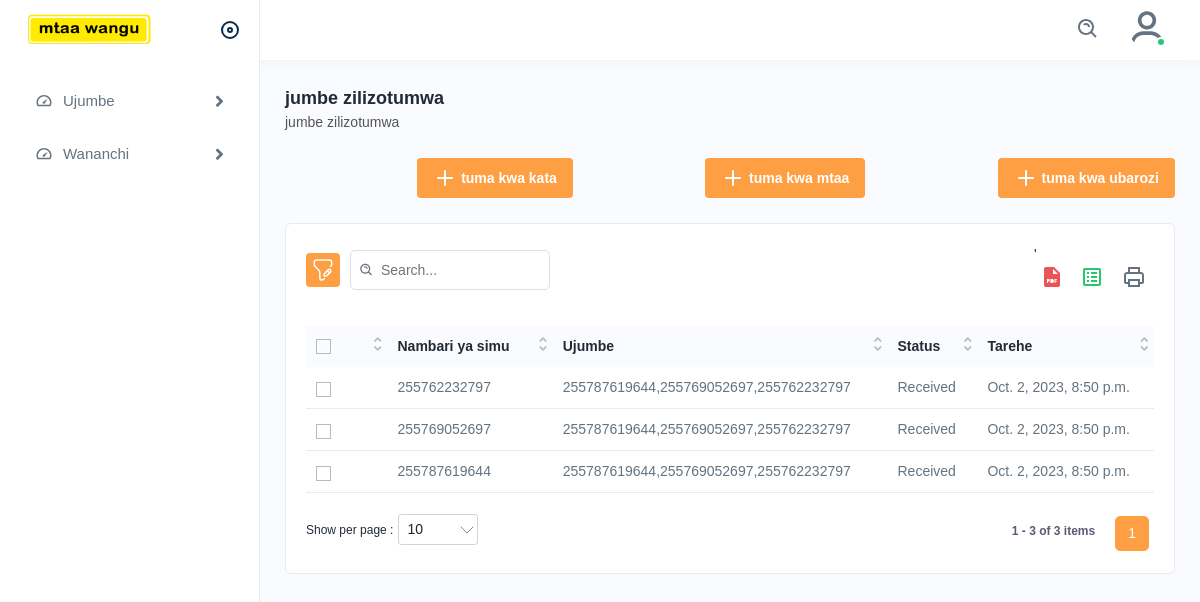
/mtendaji-jumbe-zilizotumwa/ (signed in), run on the app's committed database.
### ujumbe/models.py (models this page shows, shortened)
class UjumbeUliotumwa(models.Model):
    user = models.ForeignKey(User, on_delete=models.CASCADE, null=True, related_name="zilizotumwa_user")
    ujumbe = models.TextField(null=True)
    kata = models.ForeignKey(Kata, on_delete=models.CASCADE, null=True)
    utambulisho_wa_ujumbe = models.CharField(max_length=255, null=True)
    nambari_ya_simu = models.CharField(max_length=80, null=True, blank=True)
    is_delivered = models.BooleanField(default=False)
    date_created = models.DateTimeField(auto_now=True)
    class Meta:
        verbose_name_plural = 'jumbeZilizotumwa'

### accounts/decorators.py (the view)
    def wrapper_func(request, *args, **kwargs):
        group = None
        if request.user.groups.exists():
            group = request.user.groups.all()[0].name
        if group == 'mjumbe' and request.user.is_active:
            return redirect('mjumbe-dashibodi')
        elif group == 'mwenyekiti' and request.user.is_active:
            return redirect('mwenyekiti-dashibodi')
        elif request.user.is_staff and request.user.is_active:
            return redirect('staff-dashibodi')
        elif group == 'mtendaji' and request.user.is_active:
            return view_func(request, *args, **kwargs)
        else:
            return redirect('ingia')

### mtendaji/views.py (called while the page is built)
@login_required
@mtendaji_tu
def orodha_ya_jumbe_zilizotumwa(request):
    mtendaji = request.user.mtendaji
    kata = mtendaji.kata
    jumbe = ujumbe_models.UjumbeUliotumwa.objects.filter(kata=kata)
    context = {
        'jumbe': jumbe,
    }
    return render(request, 'ujumbe/jumbe_zilizotumwa.html', context)

### templates/ujumbe/jumbe_zilizotumwa.html (shortened to what this page needs)
{% extends 'base/index.html' %}
{% load static %}
{% block page %}jumbe zilizotumwa{% endblock page %}
{% block slogan %}jumbe zilizotumwa{% endblock slogan %}
{% block content %}
<div class="page-header">
    <div class="page-btn">
        <a href="{% url 'tuma-kwa-kata' %}" class="btn btn-added"><img src="{% static 'assets/img/icons/plus.svg' %}" alt="img" class="me-1">tuma kwa kata</a>
    </div>
    <div class="page-btn">
        <a href="{% url 'tuma-kwa-mtaa' %}" class="btn btn-added"><img src="{% static 'assets/img/icons/plus.svg' %}" alt="img" class="me-1">tuma kwa mtaa</a>
    </div>
    <div class="page-btn">
        <a href="{% url 'tuma-kwa-barozi' %}" class="btn btn-added"><img src="{% static 'assets/img/icons/plus.svg' %}" alt="img" class="me-1">tuma kwa ubarozi</a>
    </div>
</div>
<div class="card">
    <div class="card-body">
    <div class="table-top">
    <div class="search-set">
    <div class="search-path">
    <a class="btn btn-filter" id="filter_search">
        <img src="{% static 'assets/img/icons/filter.svg' %}" alt="img">
    </a>
    </div>
    <div class="search-input">
    <a class="btn btn-searchset"><img src="{% static 'assets/img/icons/search-white.svg' %}" alt="img"></a>
    </div>
    </div>
    <div class="wordset">'
    <ul>
    <li>
    <a data-bs-toggle="tooltip" data-bs-placement="top" title="pdf"><img src="{% static 'assets/img/icons/pdf.svg' %}" alt="img"></a>
    </li>
    <li>
    <a data-bs-toggle="tooltip" data-bs-placement="top" title="excel"><img src="{% static 'assets/img/icons/excel.svg' %}" alt="img"></a>
    </li>
    <li>
    <a data-bs-toggle="tooltip" data-bs-placement="top" title="print"><img src="{% static 'assets/img/icons/printer.svg' %}" alt="img"></a>
    </li>
    </ul>
    </div>
    </div>
    <div class="table-responsive">
    <table class="table  datanew">
    <thead>
    <tr>
    <th>
    <label class="checkboxs">
    <span class="checkmarks"></span>
    </label>
    </th>
    <th>Nambari ya simu</th>
    <th>Ujumbe</th>
    <th>Status </th>
    <th>Tarehe</th>
    </tr>
    </thead>
    <tbody>
    {% for pc in jumbe %}
    <tr>
    <td>
    <label class="checkboxs">
    <span class="checkmarks"></span>
    </label>
    </td>
    <td>{{pc.nambari_ya_simu}}</td>
    <td>{{pc.ujumbe}}</td>
    {% if pc.is_delivered %}
    <td>Received</td>
    {% else %}
    <td>Sent</td>
    {% endif %}
    <td>{{pc.date_created}}</td>
    </tr>
    {% endfor %}
    </tbody>
    </table>
    </div>
    </div>
</div>
{% endblock %}

### data on the page
UjumbeUliotumwa: nambari_ya_simu "255762232797", ujumbe "255787619644,255769052697,255762232797", is_delivered "Received", date_created "Oct. 2, 2023, 8:50 p.m."
UjumbeUliotumwa: nambari_ya_simu "255769052697", ujumbe "255787619644,255769052697,255762232797", is_delivered "Received", date_created "Oct. 2, 2023, 8:50 p.m."
UjumbeUliotumwa: nambari_ya_simu "255787619644", ujumbe "255787619644,255769052697,255762232797", is_delivered "Received", date_created "Oct. 2, 2023, 8:50 p.m."
